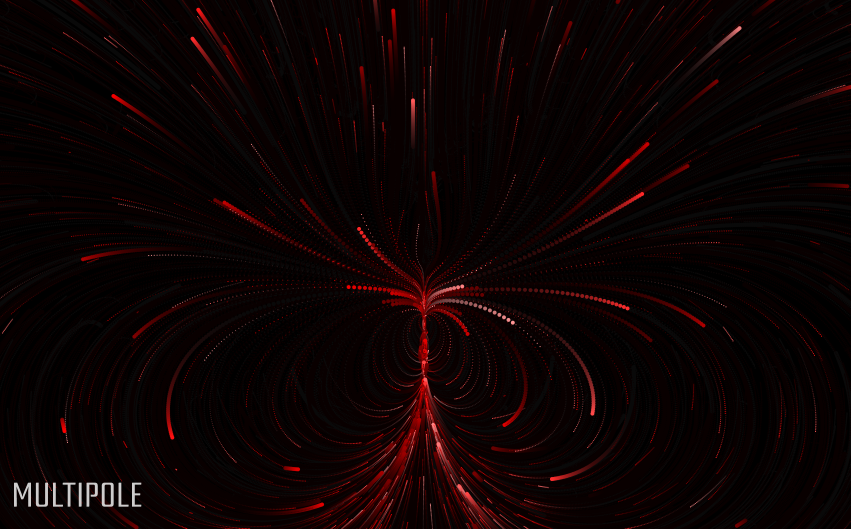
#> input picture img/news/chateau-ephemere-residency.png, 2552 x 1586 px, found by its file name (shown at 1/3 size); its folder holds only this picture in this run
$ python resize_news_images.py
#> lines starting #> are read from the running program, lines starting #| are printed output that depends on the picture
from pathlib import Path
from PIL import Image

bases = [
    'chateau-ephemere-residency',
    'cral-vernissage-invitation',
    'duality-preparation',
    'duality-grid-sonification',
    'ramses-visualization-with-cheonsu',
]

for base in bases:
    found = False
    for ext in ['.png', '.jpg', '.jpeg']:
        path = Path('img/news') / f'{base}{ext}'
        if path.exists():
            found = True
            with Image.open(path) as im:
#> im is the input picture: PIL image 2552x1586 RGBA; mean R, G, B, A 12.8, 2.5, 2.5, 255
                orig = (im.width, im.height)
#> orig = (2552, 1586)
                if im.width > 1000:
                    new = (1000, round(1000 * im.height / im.width))
#> new = (1000, 621)
                    im2 = im.resize(new, Image.LANCZOS)
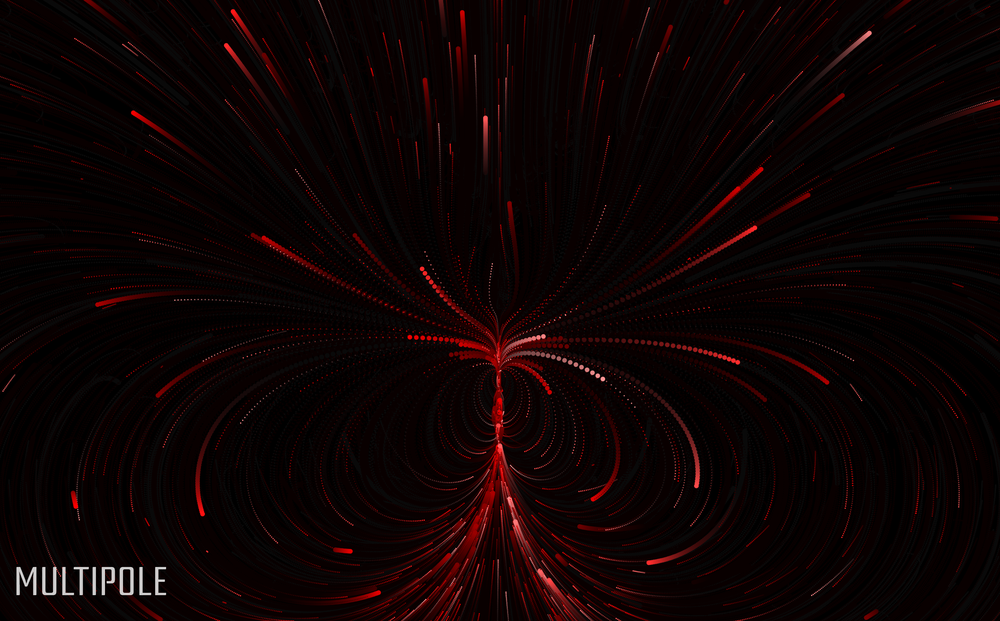
#> im2: PIL image 1000x621 RGBA; mean R, G, B, A 12.9, 2.6, 2.6, 255
                    save_args = {'optimize': True}
                    if path.suffix.lower() in ['.jpg', '.jpeg']:
                        save_args['quality'] = 85
                    im2.save(path, im.format, **save_args)
#> (the run stopped early here; a loop or call above may not have finished)
